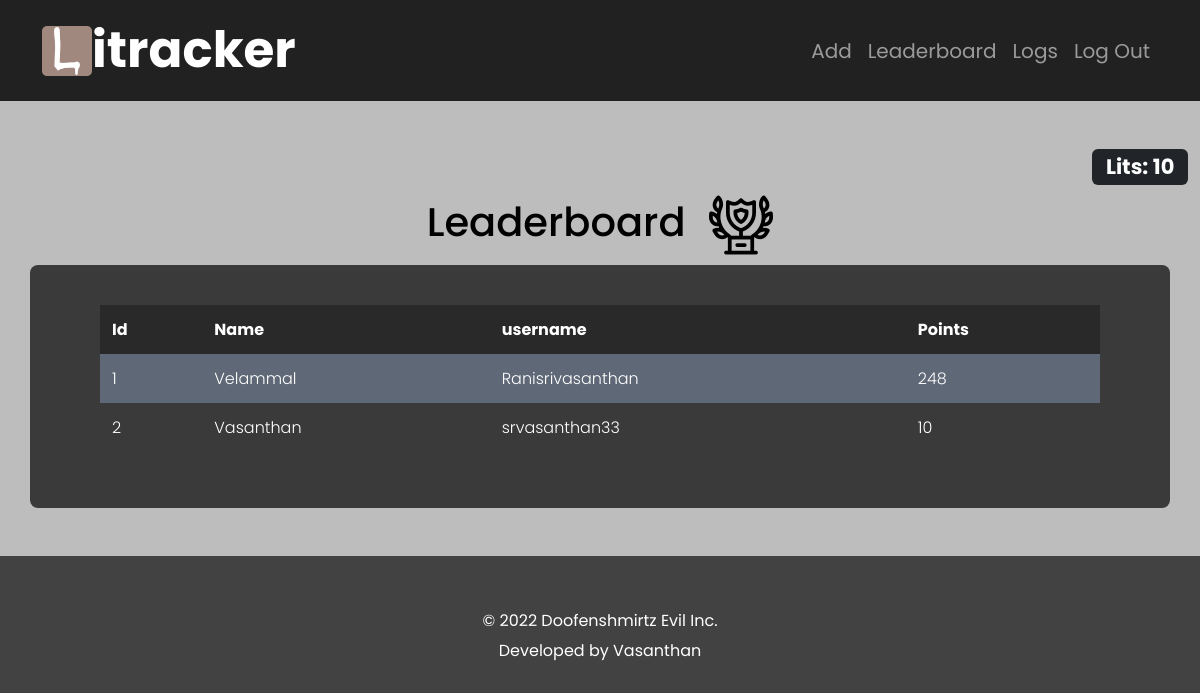
Screenshot of /leaderboard (signed in) with the database file from the repository.
### tables this page shows
CREATE TABLE registrants (id INTEGER PRIMARY KEY AUTOINCREMENT NOT NULL, name TEXT NOT NULL, username TEXT NOT NULL, pass_hash TEXT NOT NULL, points INTEGER NOT NULL DEFAULT 50);

### app.py (the view)
@app.route("/leaderboard", methods=["GET", "POST"])
@login_required
def leaderboard():
    if request.method == 'GET':
        u_id = session["user_id"]
        rows = db.execute("SELECT * from registrants where id = ?",u_id)
        name = rows[0]["name"]
        username = rows[0]["username"]
        points = rows[0]["points"]
        ROWS = db.execute("SELECT name, username, points FROM  registrants ORDER BY points desc")
        LOGS = []
        for i in range(len(ROWS)):
            D = {}
            D["id"] = i + 1
            D["name"] = ROWS[i]["name"]
            D["username"] = ROWS[i]["username"]
            D["points"] = ROWS[i]["points"]
            LOGS.append(D)
        return render_template("leaderboard.html",LOGS = LOGS,points = points)
    return apology("leaderboard")

### app.py (called while the page is built)
@app.after_request
def after_request(response):
    response.headers["Cache-Control"] = "no-cache, no-store, must-revalidate"
    response.headers["Expires"] = 0
    response.headers["Pragma"] = "no-cache"
    return response

### helpers.py (called while the page is built)
def login_required(f):
    @wraps(f)
    def decorated_function(*args, **kwargs):
        if session.get("user_id") is None:
            return redirect("/login")
        return f(*args, **kwargs)
    return decorated_function

### templates/leaderboard.html (shortened to what this page needs)
{% extends "layout.html" %}
{% block main %}
    <div class="container">
        <h1>Leaderboard &emsp13;<img src="static/trophy.png"></h1>
            <div class="row" id ="leaders">
            <table>
                <thead>
                    <tr>
                        <th>Id</th>
                        <th>Name</th>
                        <th>username</th>
                        <th>Points</th>
                    </tr>
                </thead>
                <tbody>
                    {% for ROW in LOGS %}
                    <tr>
                        <td>{{ROW["id"]}}</td>
                        <td>{{ROW["name"]}}</td>
                        <td>{{ROW["username"]}}</td>
                        <td>{{ROW["points"]}}</td>
                        </tr>
                    {% endfor %}
                </tbody>
        </table>
        </div>
    </div>
{% endblock %}

### static/styles.css (style rules this page uses)
body { color:rgb(0, 0, 0); font-family: 'Poppins', sans-serif; background-color: #424242; font-size: 22px; }
table { background-color: transparent; margin-bottom: 1rem; width: 100%; font-weight: 300; color: #ffffff; }
table th { background-color:rgba(0, 0, 0, 0.3) ; }
table th, table td { padding: 0.75rem; vertical-align: middle; }
tbody tr:nth-of-type(odd) { background-color: rgb(179, 208, 255, 0.3); border-radius:6px; }
#leaders { padding: 40px 70px; background-color: #3a3a3a; border-radius: 8px; }

### rows the page displays
registrants: id "1", name "Velammal", username "Ranisrivasanthan", points "248"
registrants: id "2", name "Vasanthan", username "srvasanthan33", points "10"

### other values shown
{{ points }} "10"
